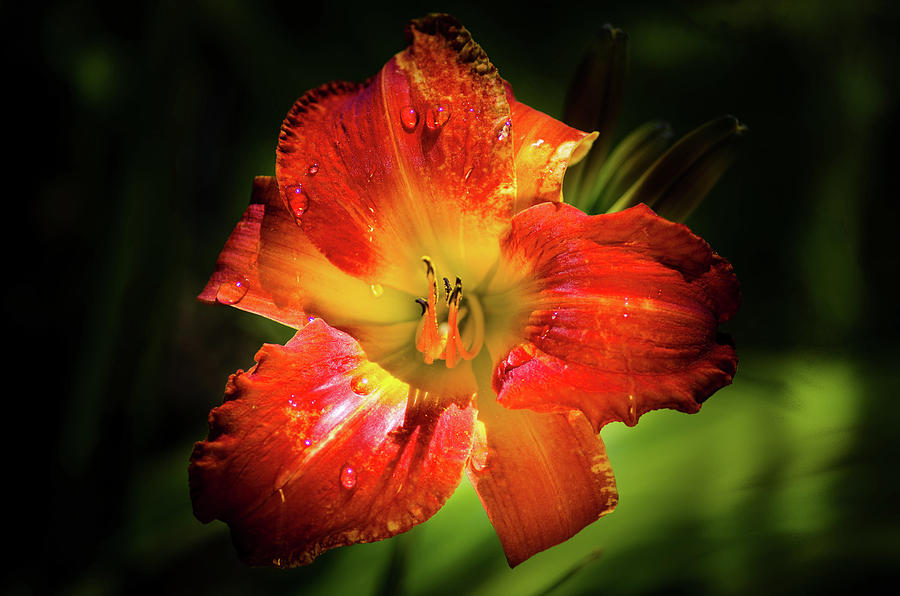
#> input picture tareaDeImagenes/pego.png, 900 x 596 px
$ jupyter execute histogramas.ipynb
#> lines starting #> are read from the running program, lines starting #| are printed output that depends on the picture
[cell 1]
import cv2
import numpy as np
import matplotlib.pyplot as plt
def contraste(img,factor=1.0):
    img=img.astype(np.float32)
    media=np.mean(img)
    img_contraste=media+(img-media)*factor
    img_contraste=np.clip(img_contraste,0,255).astype(np.uint8)
    return img_contraste
img=cv2.imread('pego.png',0)
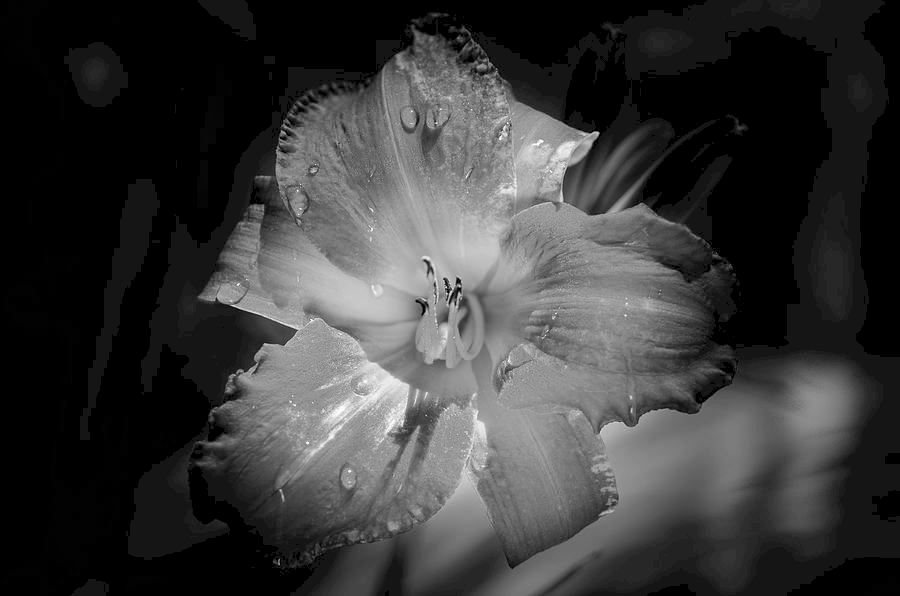
#> img: shape (596, 900); min 0, max 255, mean 57.2
contrast=9
img_fin=contraste(img,contrast)
#> in contraste, `media=np.mean(img)`: media = 57.19
#> in contraste, `img_contraste=np.clip(img_contraste,0,255).astype(np.uint8)`:
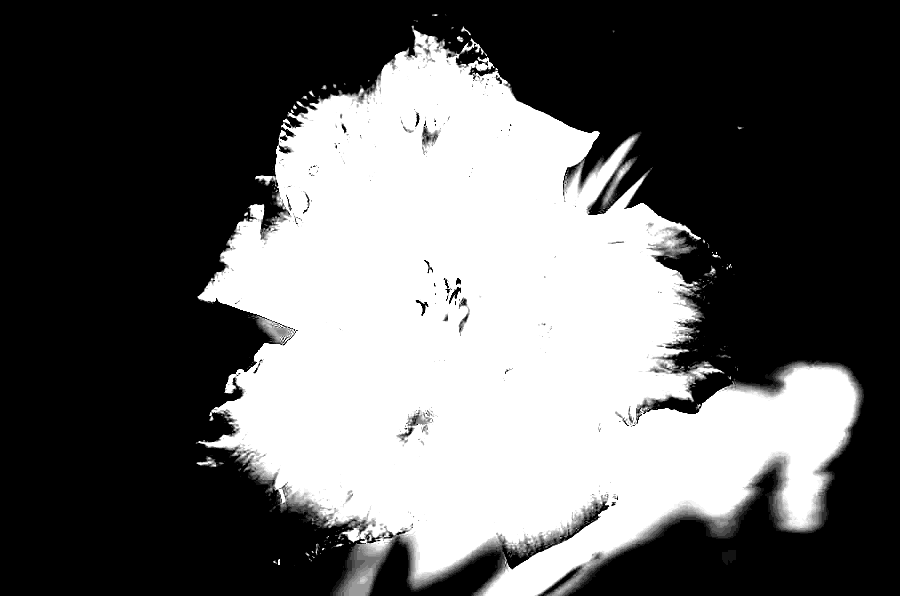
#> img_contraste: shape (596, 900); min 0, max 255, mean 98.1
historgrama_ori=cv2.calcHist([img],[0],None,[256],[0,256])
#> historgrama_ori = 256 values, max 176307 at index 0, min 0 at index 12, mean 2095.3
histograma_new=cv2.calcHist([img_fin],[0],None,[256],[0,256])
#> histograma_new = 256 values, max 314117 at index 0, min 0 at index 1, mean 2095.3
###########
plt.figure(figsize=(10,5))
plt.subplot(221)
plt.imshow(img,cmap='gray')
plt.subplot(222)
plt.plot(historgrama_ori,color='gray')
plt.xlabel('intensidad')
plt.xlabel('frecuencia')
plt.subplot(223)
plt.imshow(img_fin,cmap='gray')
plt.subplot(224)
plt.plot(histograma_new,color='red')
plt.xlabel('intensidad')
plt.xlabel('frecuencia')
plt.tight_layout()
#> figure, not shown here; panel 2: curve peaks at x = 0, y = 176307; panel 4: curve peaks at x = 0, y = 314117

Calcular el histograma de un punto de interes a colores

[cell 2]
import cv2
import numpy as np
import matplotlib.pyplot as plt

imge = cv2.imread('bananero.jpg')
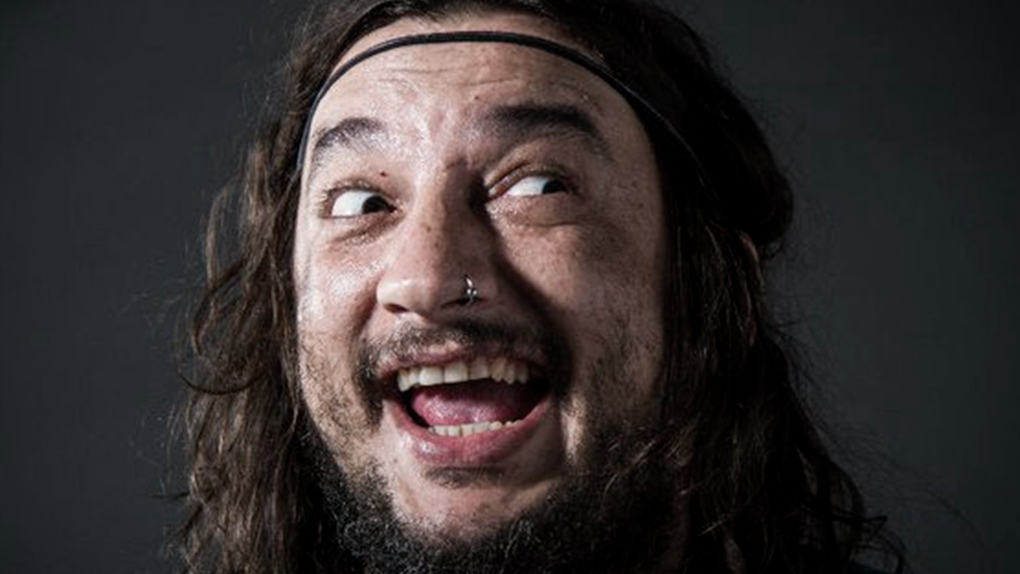
#> input picture tareaDeImagenes/bananero.jpg, 1020 x 574 px
#> imge is the input picture: shape (574, 1020, 3); mean B, G, R 48.2, 48.3, 54.4
img_rgb = cv2.cvtColor(imge, cv2.COLOR_BGR2RGB)

plt.rcParams['figure.figsize'] = [7, 4]
plt.imshow(img_rgb)
plt.show()

plt.imshow(img_rgb[50:65, 20:30, :])
plt.show()
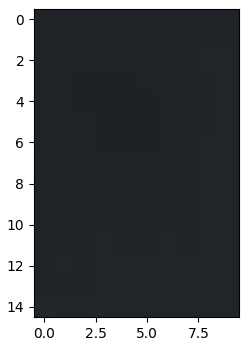
#> figure drawn by matplotlib, 1 panel

img_cortada = img_rgb[50:65, 20:30, :]
plt.imsave('img_recortada.jpg', img_cortada)

img_fin = plt.imread('img_recortada.jpg')
color = ('r', 'g', 'b')

for canal, col in enumerate(color):
    histograma = cv2.calcHist([img_fin.astype('float32') * 255], [canal], None, [256], [0, 256])
    plt.plot(histograma, color=col)
    plt.xlabel('intensidad')
    plt.ylabel('frecuencia')
    plt.xlim([0, 256])

plt.show()
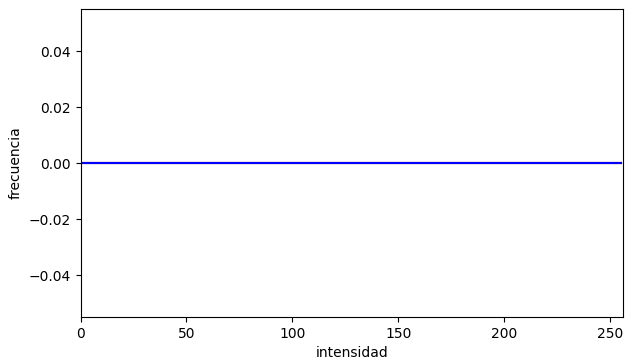
#> figure drawn by matplotlib, 1 panel

ECUALIZACION DE UN HISTOGRAMA "SE DESEA NORMALIZAR UNA IMAGEN A UN PUNTO OPTIMO POR HISTOGRAMA"

[cell 3]
import cv2
import numpy as np
import matplotlib.pyplot as plt

img=cv2.imread('bananero.jpg',0)
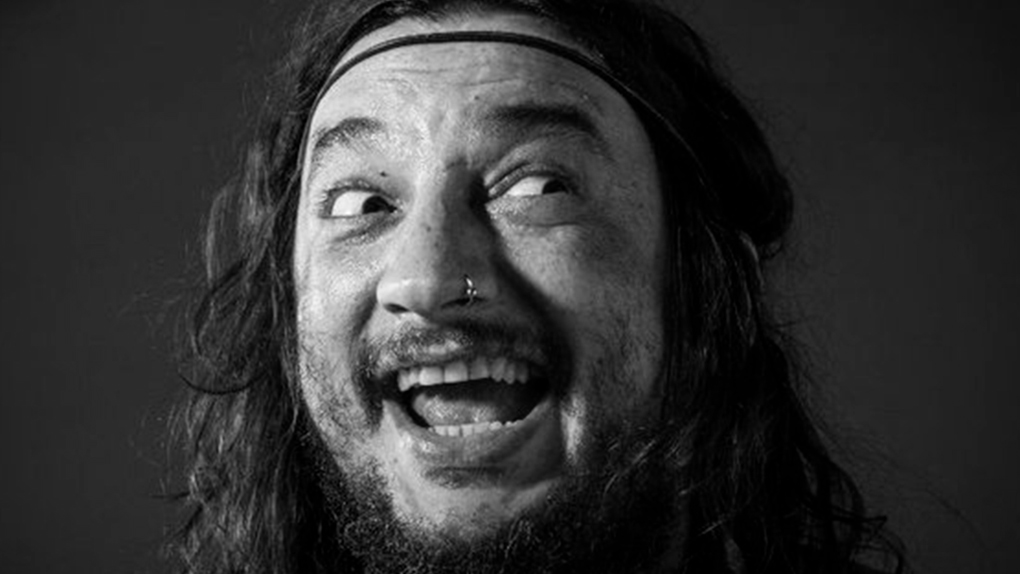
#> img: shape (574, 1020); min 0, max 255, mean 50.2
histograma,calc=np.histogram(img.flatten(),256,[0,256])
#> histograma = 256 values, max 24536 at index 40, min 0 at index 253, mean 2287; calc = 257 values from 0 to 256
distAcum=histograma.cumsum()
#> distAcum = 256 values from 14083 to 585480
dist_norm=distAcum*histograma.max()/distAcum.max()
#> dist_norm = 256 values from 590.2 to 24536
ecualizar=cv2.equalizeHist(img)
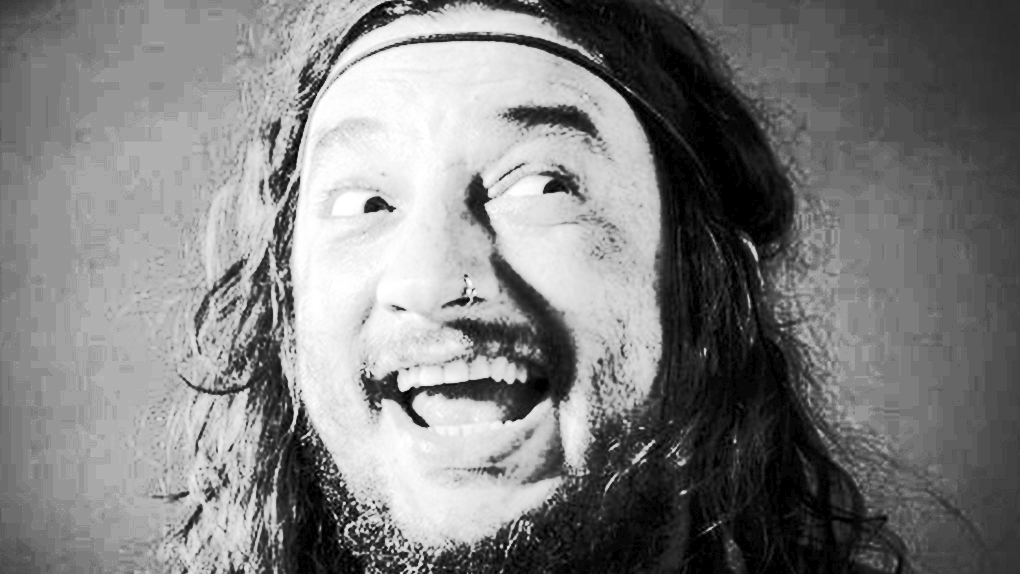
#> ecualizar: shape (574, 1020); min 0, max 255, mean 126.5
histograma_equ,_=np.histogram(ecualizar.flatten(),256,[0,256])
#> histograma_equ = 256 values, max 24536 at index 150, min 0 at index 1, mean 2287

plt.figure(figsize=(10,5))
plt.subplot(2,2,1)
plt.imshow(img,cmap='gray')

plt.subplot(2,2,2)
plt.plot(distAcum,color='b')
plt.hist(img.flatten(),256,[0,256],color='r')

plt.subplot(2,2,3)
plt.imshow(ecualizar,cmap='gray')

plt.subplot(2,2,4)
plt.plot(histograma_equ,color='b')

plt.show()
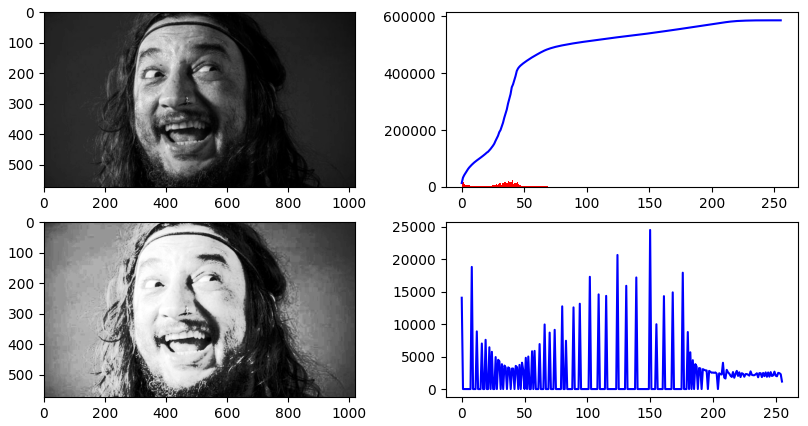
#> figure drawn by matplotlib, 4 panels; panel 2: tallest bar 24536 high, from x = 40 to 41; panel 2: curve peaks at x = 255, y = 585480; panel 4: curve peaks at x = 150, y = 24536

[cell 4]
import cv2
import numpy as np
import matplotlib.pyplot as plt
img=cv2.imread('bananero.jpg')
gray = cv2.cvtColor(img, cv2.COLOR_BGR2GRAY)
ecualizada=cv2.equalizeHist(gray)
ecu_color=cv2.merge([
    cv2.equalizeHist(img[:,:,0]),
    cv2.equalizeHist(img[:,:,1]),
    cv2.equalizeHist(img[:,:,2])
])

plt.imshow(ecualizada,cmap='gray')
plt.show()

plt.imshow(cv2.cvtColor(ecu_color,cv2.COLOR_BGR2RGB))
plt.show()

[cell 5]
import cv2
import numpy as np
import matplotlib.pyplot as plt
img=cv2.imread('bananero.jpg',0)
clip=2.0
tiles=8
clahe=cv2.createCLAHE(clipLimit=clip,tileGridSize=(tiles,tiles))
ecualizado=clahe.apply(img)
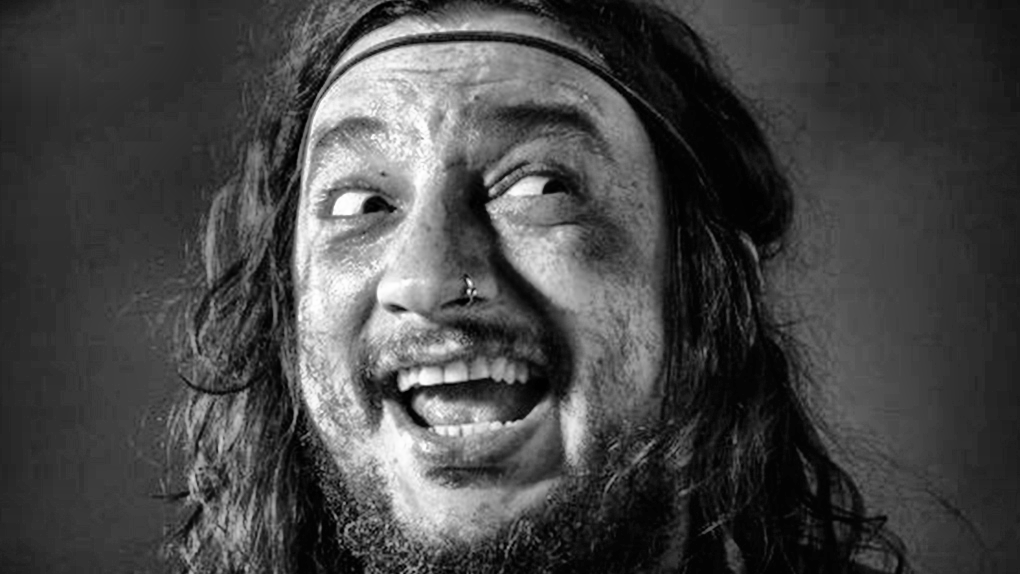
#> ecualizado: shape (574, 1020); min 0, max 255, mean 70.7
plt.imshow(img,cmap='gray')
plt.show()
plt.imshow(ecualizado,cmap='gray')
plt.show()

[cell 6]
import cv2
import numpy as np
import matplotlib.pyplot as plt
img=cv2.imread('bananero.jpg',0)
transformada=np.fft.fft2(img)
desplazamiento=np.fft.fftshift(transformada)
magnitud_espectro=np.log(1+np.abs(desplazamiento))
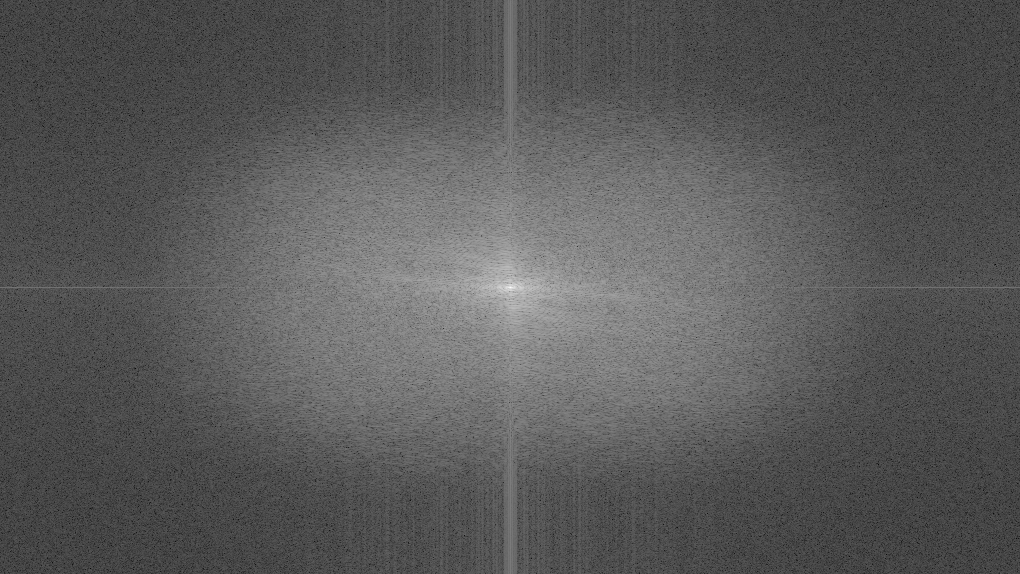
#> magnitud_espectro: shape (574, 1020) float64; min 0.697, max 17.2, mean 6.52; drawn with min black and max white
plt.imshow(img,cmap='gray')
plt.show()
plt.imshow(magnitud_espectro,cmap='gray')
plt.show()
